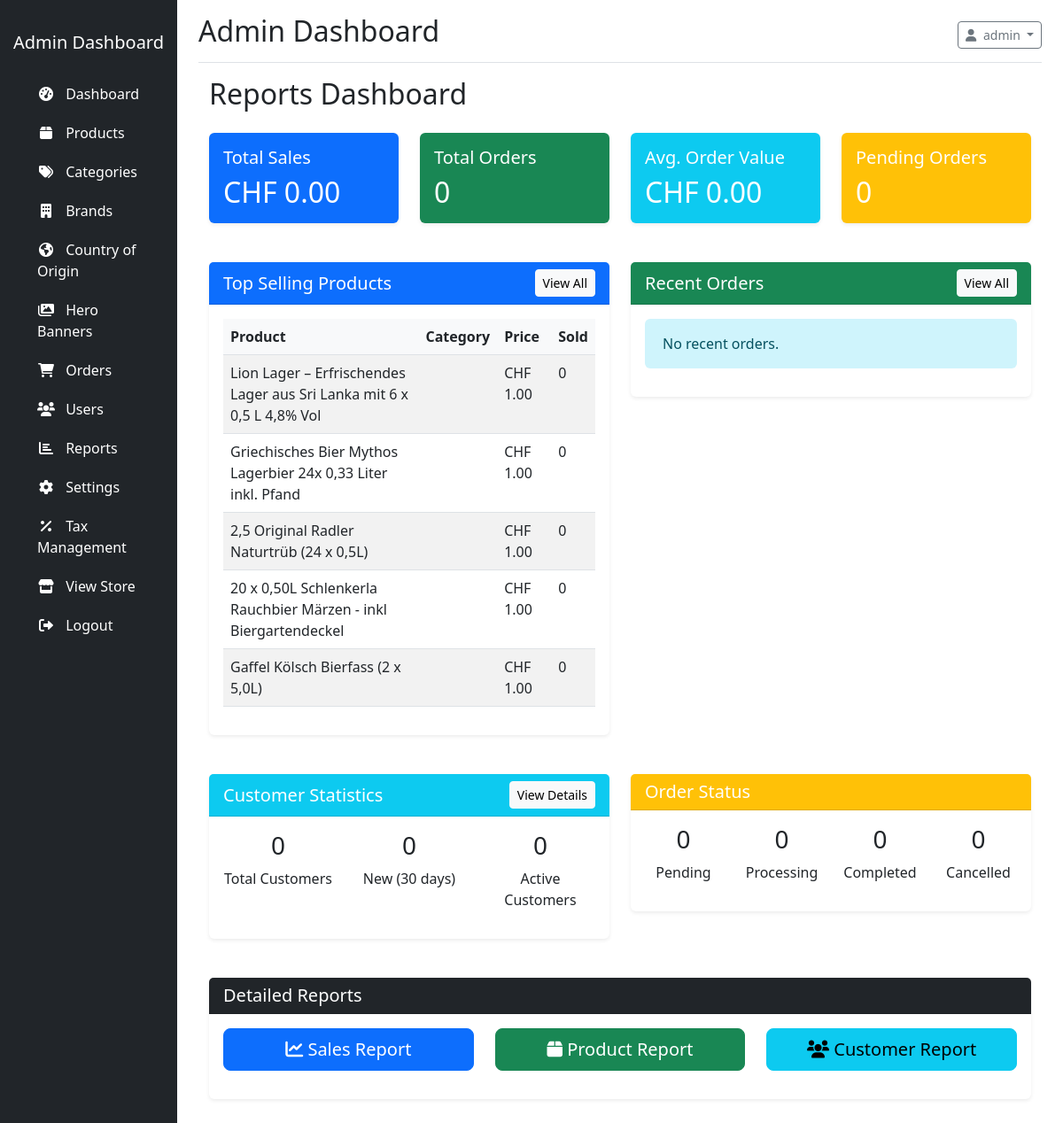
/?controller=report&action=index (signed in), run on an earlier commit of the app's database.
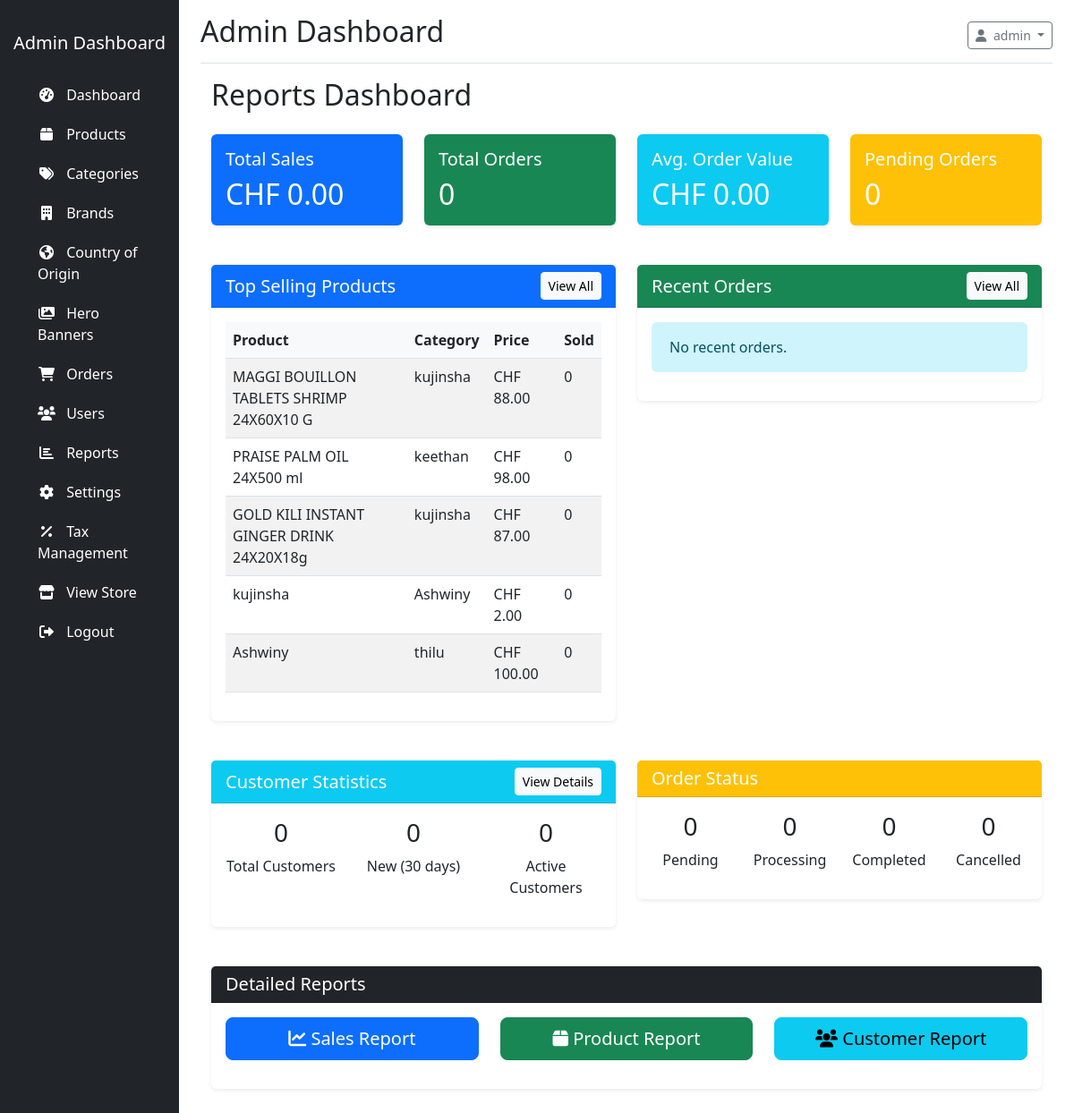
And on a later commit of the database.
### tables this page shows
CREATE TABLE IF NOT EXISTS `products` (
  `id` int NOT NULL AUTO_INCREMENT,
  `name` varchar(255) NOT NULL,
  `description` text,
  `price` decimal(10,2) NOT NULL,
  `sale_price` decimal(10,2) DEFAULT NULL,
  `stock_quantity` int NOT NULL DEFAULT '0',
  `sku` varchar(50) DEFAULT NULL,
  `category_id` int DEFAULT NULL,
  `brand_id` int DEFAULT NULL,
  `image` varchar(255) DEFAULT NULL,
  `status` enum('active','inactive','out_of_stock') DEFAULT 'active',
  `created_at` timestamp NULL DEFAULT CURRENT_TIMESTAMP,
  `updated_at` timestamp NULL DEFAULT CURRENT_TIMESTAMP ON UPDATE CURRENT_TIMESTAMP,
  `add_date` date NOT NULL DEFAULT (curdate()),
  `expiry_date` date DEFAULT NULL,
  `is_new` tinyint(1) NOT NULL DEFAULT '0',
  `country_id` int DEFAULT NULL,
  `price2` decimal(10,2) DEFAULT NULL,
  `price3` decimal(10,2) DEFAULT NULL,
  PRIMARY KEY (`id`),
  UNIQUE KEY `sku` (`sku`),
  KEY `category_id` (`category_id`),
  KEY `fk_products_brands` (`brand_id`)
);

CREATE TABLE IF NOT EXISTS `settings` (
  `id` int NOT NULL AUTO_INCREMENT,
  `key` varchar(100) NOT NULL,
  `value` text,
  `group` varchar(50) DEFAULT 'general',
  `created_at` timestamp NULL DEFAULT CURRENT_TIMESTAMP,
  `updated_at` timestamp NULL DEFAULT CURRENT_TIMESTAMP ON UPDATE CURRENT_TIMESTAMP,
  PRIMARY KEY (`id`),
  UNIQUE KEY `key` (`key`)
);

CREATE TABLE IF NOT EXISTS `categories` (
  `id` int NOT NULL AUTO_INCREMENT,
  `name` varchar(100) NOT NULL,
  `description` text,
  `icon` varchar(50) DEFAULT NULL,
  `image` varchar(255) DEFAULT NULL,
  `parent_id` int DEFAULT NULL,
  `status` tinyint(1) DEFAULT '1',
  `created_at` timestamp NULL DEFAULT CURRENT_TIMESTAMP,
  `updated_at` timestamp NULL DEFAULT CURRENT_TIMESTAMP ON UPDATE CURRENT_TIMESTAMP,
  `tax_id` int DEFAULT NULL,
  PRIMARY KEY (`id`),
  KEY `parent_id` (`parent_id`),
  KEY `fk_categories_tax` (`tax_id`)
);

### app/controllers/ReportController.php (called while the page is built, shortened)
<?php
class ReportController extends Controller {
    private $orderModel;
    private $productModel;
    private $userModel;
    public function __construct() {
        $this->orderModel = $this->model('Order');
        $this->productModel = $this->model('Product');
        $this->userModel = $this->model('User');
    }
    public function index() {
        $salesSummary = $this->orderModel->getSalesSummary();
        $topProducts = $this->productModel->getTopSellingProducts(5);
        $recentOrders = $this->orderModel->getRecentOrders(5);
        $customerStats = $this->userModel->getCustomerStatistics();
        $this->view('admin/reports/index', [
            'salesSummary' => $salesSummary,
            'topProducts' => $topProducts,
            'recentOrders' => $recentOrders,
            'customerStats' => $customerStats
        ]);
    }
}

### config/database.php (called while the page is built, shortened)
<?php
class Database {
    private $host = DB_HOST;
    private $user = DB_USER;
    private $pass = DB_PASS;
    private $dbname = DB_NAME;
    private $conn;
    private $stmt;
    public function __construct() {
        $dsn = 'mysql:host=' . $this->host . ';dbname=' . $this->dbname;
        $options = array(
            PDO::ATTR_PERSISTENT => true,
            PDO::ATTR_ERRMODE => PDO::ERRMODE_EXCEPTION,
            PDO::ATTR_DEFAULT_FETCH_MODE => PDO::FETCH_ASSOC,
            PDO::ATTR_EMULATE_PREPARES => false
        );
        try {
            $this->conn = new PDO($dsn, $this->user, $this->pass, $options);
        } catch(PDOException $e) {
            $this->error = $e->getMessage();
        }
    }
    public function query($query) {
        $this->stmt = null;
        try {
            $this->stmt = $this->conn->prepare($query);
            return true;
        } catch(PDOException $e) {
            $this->error = $e->getMessage();
            error_log('PDO Query Error: ' . $this->error . ' - Query: ' . $query);
            throw $e;
        }
    }
    public function bind($param, $value, $type = null) {
        if(is_null($type)) {
            switch(true) {
                case is_int($value):
                    $type = PDO::PARAM_INT;
                    break;
                default:
                    $type = PDO::PARAM_STR;
            }
        }
        try {
            $result = $this->stmt->bindValue($param, $value, $type);
            return true;
        } catch(PDOException $e) {
            $this->error = $e->getMessage();
            error_log('PDO Bind Error: ' . $this->error . ' - Param: ' . $param);
            return false;
        }
    }
    public function execute() {
        try {
            return $this->stmt->execute();
        } catch(PDOException $e) {
            $this->error = $e->getMessage();
            error_log('Execute Error: ' . $this->error);
            return false;
        }
    }
    public function resultSet() {
        try {
            if(!$this->execute()) {
                return [];
            }
            return $this->stmt->fetchAll();
        } catch(PDOException $e) {
            $this->error = $e->getMessage();
            error_log('ResultSet Error: ' . $this->error);
            return [];
        }
    }
    public function single() {
        try {
            if(!$this->execute()) {
                return false;
            }
            return $this->stmt->fetch();
        } catch(PDOException $e) {
            $this->error = $e->getMessage();
            error_log('Single Error: ' . $this->error);
            return false;
        }
    }
}

### app/models/Model.php (called while the page is built, shortened)
<?php
require_once ROOT_PATH . 'config/database.php';
class Model {
    public function __construct() {
        try {
            $this->db = new Database();
        } catch (Exception $e) {
            error_log('Database connection error in Model: ' . $e->getMessage());
            throw new Exception('Failed to connect to database. Please check your configuration.');
        }
    }
}

### app/models/Order.php (called while the page is built, shortened)
<?php
class Order extends Model {
    protected $table = 'orders';
    public function getRecentOrders($limit = 10) {
        $this->db->bind(':limit', $limit);
        return $this->db->resultSet();
    }
    public function getSalesSummary() {
        $summary = [
            'total_sales' => 0,
            'total_orders' => 0,
            'pending_orders' => 0,
            'completed_orders' => 0,
            'cancelled_orders' => 0,
            'avg_order_value' => 0
        ];
        $sql = "SELECT
                COUNT(*) as total_orders,
                SUM(total_amount) as total_sales,
                AVG(total_amount) as avg_order_value
                FROM {$this->table}
                WHERE payment_status = 'paid'";
        if(!$this->db->query($sql)) {
            $this->lastError = $this->db->getError();
            return $summary;
        }
        $result = $this->db->single();
        if($result) {
            $summary['total_orders'] = (int)$result['total_orders'];
            $summary['total_sales'] = (float)$result['total_sales'];
            $summary['avg_order_value'] = (float)$result['avg_order_value'];
        }
        $sql = "SELECT COUNT(*) as count FROM {$this->table} WHERE status = 'pending'";
        if(!$this->db->query($sql)) {
            $this->lastError = $this->db->getError();
            return $summary;
        }
        $result = $this->db->single();
        if($result) {
            $summary['pending_orders'] = (int)$result['count'];
        }
        $sql = "SELECT COUNT(*) as count FROM {$this->table} WHERE status = 'completed'";
        if(!$this->db->query($sql)) {
            $this->lastError = $this->db->getError();
            return $summary;
        }
        $result = $this->db->single();
        if($result) {
            $summary['completed_orders'] = (int)$result['count'];
        }
        $sql = "SELECT COUNT(*) as count FROM {$this->table} WHERE status = 'cancelled'";
        if(!$this->db->query($sql)) {
            $this->lastError = $this->db->getError();
            return $summary;
        }
        $result = $this->db->single();
        if($result) {
            $summary['cancelled_orders'] = (int)$result['count'];
        }
        return $summary;
    }
}

### app/helpers.php (called while the page is built, shortened)
<?php
function formatCurrency($amount, $currency = null) {
    if ($currency === null) {
        $settingModel = new Setting();
        $currency = $settingModel->getSetting('store_currency_symbol', '₹');
    }
    return $currency . ' ' . number_format((float)$amount, 2);
}

### app/models/Setting.php (called while the page is built, shortened)
<?php
class Setting extends Model {
    protected $table = 'settings';
    public function getSetting($key, $default = null) {
        $sql = "SELECT value FROM {$this->table} WHERE `key` = :key";
        if(!$this->db->query($sql)) {
            $this->lastError = $this->db->getError();
            return $default;
        }
        $this->db->bind(':key', $key);
        $result = $this->db->single();
        return $result ? $result['value'] : $default;
    }
}

### app/models/Product.php (called while the page is built, shortened)
<?php
if (class_exists('Product')) {
    return;
}
class Product extends Model {
    protected $db;
    protected $table = 'products';
    public function __construct($db = null) {
        if ($db instanceof Database) {
            $this->db = $db;
        } else {
            $this->db = new Database;
        }
    }
    public function getTopSellingProducts($limit = 5) {
        $sql = "SELECT p.*, c.name as category_name,
                SUM(oi.quantity) as total_sold,
                COUNT(DISTINCT o.id) as order_count
                FROM {$this->table} p
                LEFT JOIN categories c ON p.category_id = c.id
                LEFT JOIN order_items oi ON p.id = oi.product_id
                LEFT JOIN orders o ON oi.order_id = o.id
                WHERE p.status = :status
                GROUP BY p.id
                ORDER BY total_sold DESC
                LIMIT :limit";
        if(!$this->db->query($sql)) {
            $this->lastError = $this->db->getError();
            return [];
        }
        $this->db->bind(':status', 'active');
        $this->db->bind(':limit', $limit);
        return $this->db->resultSet();
    }
}

### app/views/admin/reports/index.php (the view, shortened to what the changed rows need)
<?php require_once APP_PATH . 'views/admin/layouts/header.php'; ?>
<div class="container-fluid">
    <div class="row">
        <div class="col-md-12">
            <h2 class="mb-4">Reports Dashboard</h2>
        </div>
    </div>
    <div class="row mb-4">
        <div class="col-md-3">
            <div class="card bg-primary text-white">
                <div class="card-body">
                    <h2 class="card-text"><?php echo formatCurrency($salesSummary['total_sales']); ?></h2>
                </div>
            </div>
        </div>
        <div class="col-md-3">
            <div class="card bg-success text-white">
                <div class="card-body">
                    <h2 class="card-text"><?php echo $salesSummary['total_orders']; ?></h2>
                </div>
            </div>
        </div>
        <div class="col-md-3">
            <div class="card bg-info text-white">
                <div class="card-body">
                    <h2 class="card-text"><?php echo formatCurrency($salesSummary['avg_order_value']); ?></h2>
                </div>
            </div>
        </div>
        <div class="col-md-3">
            <div class="card bg-warning text-white">
                <div class="card-body">
                    <h2 class="card-text"><?php echo $salesSummary['pending_orders']; ?></h2>
                </div>
            </div>
        </div>
    </div>
    <div class="row">
        <div class="col-md-6 mb-4">
            <div class="card shadow-sm">
                <div class="card-body">
                    <?php if(empty($topProducts)): ?>
                        <div class="alert alert-info">No product sales data available.</div>
                    <?php else: ?>
                        <div class="table-responsive">
                            <table class="table table-striped">
                                <thead>
                                    <tr>
                                        <th>Product</th>
                                        <th>Category</th>
                                        <th>Price</th>
                                        <th>Sold</th>
                                    </tr>
                                </thead>
                                <tbody>
                                    <?php foreach($topProducts as $product): ?>
                                        <tr>
                                            <td><?php echo $product['name']; ?></td>
                                            <td><?php echo $product['category_name']; ?></td>
                                            <td><?php echo formatCurrency($product['price']); ?></td>
                                            <td><?php echo $product['total_sold'] ?? 0; ?></td>
                                        </tr>
                                    <?php endforeach; ?>
                                </tbody>
                            </table>
                        </div>
                    <?php endif; ?>
                </div>
            </div>
        </div>
    </div>
</div>
<?php require_once APP_PATH . 'views/admin/layouts/footer.php'; ?>

What changed in the data, as far as the page shows it:
removed products: name "Lion Lager – Erfrischendes Lager aus Sri Lanka mit 6 x 0,5 L 4,8% Vol", price.value "CHF 1.00", total_sold "0"
removed products: name "Griechisches Bier Mythos Lagerbier 24x 0,33 Liter inkl. Pfand", price.value "CHF 1.00", total_sold "0"
removed products: name "2,5 Original Radler Naturtrüb (24 x 0,5L)", price.value "CHF 1.00", total_sold "0"
removed products: name "20 x 0,50L Schlenkerla Rauchbier Märzen - inkl Biergartendeckel", price.value "CHF 1.00", total_sold "0"
removed products: name "Gaffel Kölsch Bierfass (2 x 5,0L)", price.value "CHF 1.00", total_sold "0"
added products: name "MAGGI BOUILLON TABLETS SHRIMP 24X60X10 G", category.name "kujinsha", price.value "CHF 88.00", total_sold "0"
added products: name "PRAISE PALM OIL 24X500 ml", category.name "keethan", price.value "CHF 98.00", total_sold "0"
added products: name "GOLD KILI INSTANT GINGER DRINK 24X20X18g", category.name "kujinsha", price.value "CHF 87.00", total_sold "0"
added products: name "kujinsha", category.name "Ashwiny", price.value "CHF 2.00", total_sold "0"
added products: name "Ashwiny", category.name "thilu", price.value "CHF 100.00", total_sold "0"
